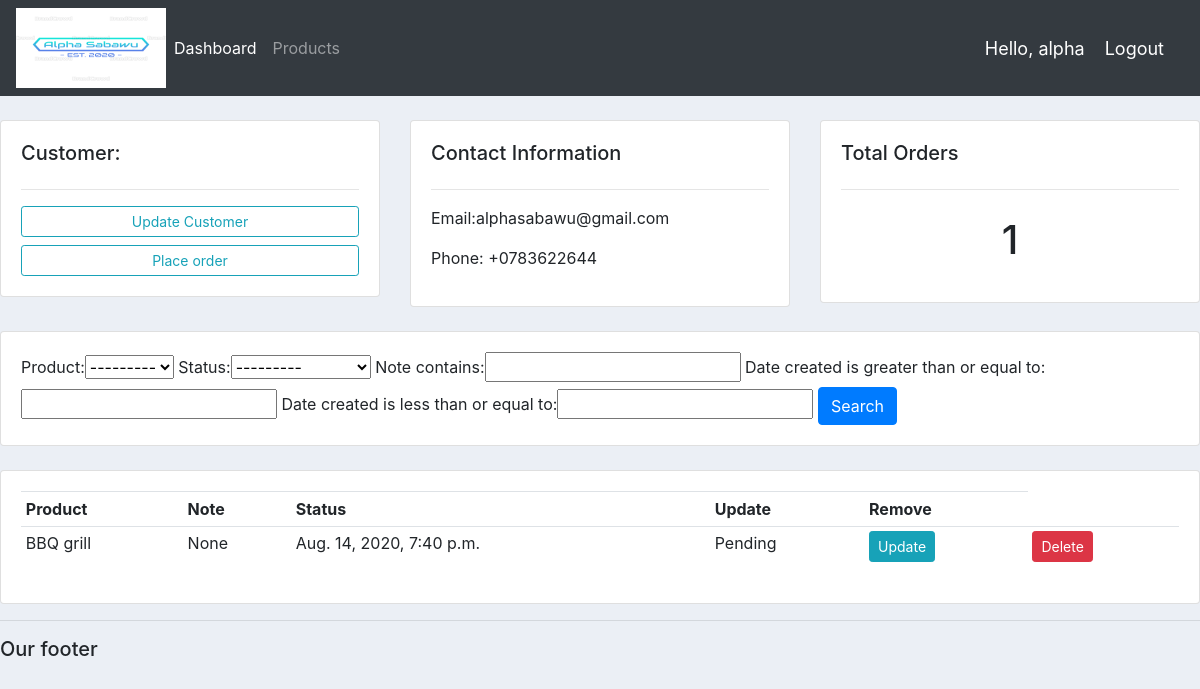
The page /customer/2/ (signed in) on the database its author committed.
### accounts/models.py (models this page shows, shortened)
class Customer(models.Model):
    user = models.OneToOneField(User, null=True, blank=True, on_delete=models.CASCADE)
    name = models.CharField(max_length=200, null=True)
    phone = models.CharField(max_length=200, null=True)
    email = models.CharField(max_length=200, null=True)
    profile_pic = models.ImageField(default='blank_profile.png', null=True, blank=True)
    date_created = models.DateTimeField(auto_now_add=True, null=True)

class Order(models.Model):
    STATUS = (
        ('Pending', 'Pending'),
        ('Out for delivery', 'Out for delivery'),
        ('Delivered', 'Delivered'),
    )
    customer = models.ForeignKey(Customer, null=True, on_delete=models.SET_NULL)
    product = models.ForeignKey(Product, null=True, on_delete=models.SET_NULL)
    date_created = models.DateTimeField(auto_now_add=True, null=True)
    status = models.CharField(max_length=200, null=True, choices=STATUS)
    note = models.CharField(max_length=1000, null=True)

class Product(models.Model):
    CATEGORY = (
        ('Indoor', 'Indoor'),
        ('Out Door', 'Out Door')
    )
    name = models.CharField(max_length=200)
    price = models.FloatField(null=True)
    category = models.CharField(max_length=200, null=True, choices=CATEGORY)
    description = models.CharField(max_length=200, null=True, blank=True)
    dated_created = models.DateTimeField(auto_now_add=True, null=True)
    tags = models.ManyToManyField(Tag)
    def __str__(self):
        return self.name

### accounts/decorators.py (the view)
        def wrapper_func(request, *args, **kwargs):
            group = None
            if request.user.groups.exists():
                group = request.user.groups.all()[0].name
            if group in allowed_roles:
                return view_func(request, *args, **kwargs)
            else:
                return HttpResponse('You are not authorised to view this page')

### accounts/views.py (called while the page is built)
@login_required(login_url='login')
@allowed_users(allowed_roles=['admin'])
def customer_view(request, pk):
    customer = Customer.objects.get(id=pk)
    orders = customer.order_set.all()
    order_count = orders.count()
    myFilter = OrderFilter(request.GET, queryset=orders)
    orders = myFilter.qs
    context = {
        'customer': customer,
        'orders': orders,
        'order_count': order_count,
        'myFilter': myFilter,
    }
    return render(request, 'accounts/customer.html', context)

### accounts/templates/accounts/customer.html
{% extends 'accounts/main.html' %}
{% block content %}
    <br>
    <div class="row">
        <div class="col-md">
            <div class="card card-body">
                <h5>Customer:</h5>
                <hr>
                <a class="btn btn-outline-info btn-sm btn-block" href="">Update Customer</a>
                <a class="btn btn-outline-info btn-sm btn-block" href="{% url 'create_order' customer.id %}">Place order </a>
            </div>
        </div>
        <div class="col-md">
            <div class="card card-body">
                <h5>Contact Information</h5>
                <hr>
                <p>Email:{{ customer.email }}</p>
                <p>Phone: {{ customer.phone }}</p>
            </div>
        </div>
        <div class="col-md">
            <div class="card card-body">
                <h5>Total Orders</h5>
                <hr>
                <h1 style="text-align: center ; padding: 10px">{{ order_count }}</h1>
            </div>
        </div>
    </div>
    <br>
    <div class="row">
        <div class="col">
            <div class="card card-body">
                <form method="get">
                    {{ myFilter.form }}
                    <button class="btn btn-primary" type="submit">Search</button>
                </form>
            </div>
        </div>
    </div>
    <br>
    <div class="row">
        <div class="col-md">
            <div class="card card-body">
                <table class="table table-sm">
                    <tr>
                        <th>Product</th>
                        <th>Note</th>
                        <th>Status</th>
                        <th>Update</th>
                        <th>Remove</th>
                    </tr>
                    <tr>
                         {% for order in orders %}
                            <td>{{ order.product }}</td>
                            <td>{{ order.note }}</td>
                            <td>{{ order.date_created }}</td>
                            <td>{{ order.status }}</td>
                            <td><a class="btn btn-sm btn-info " href="{% url 'update_order' order.id %}">Update</a> </td>
                            <td><a class="btn btn-sm btn-danger " href="{% url 'delete_order' order.id %}">Delete</a> </td>
                    {% endfor %}
                    </tr>
                </table>
            </div>
        </div>
    </div>
{% endblock %}

### accounts/templates/accounts/navbar.html (shortened to what this page needs)
{% load static %}
<nav class="navbar navbar-expand-lg navbar-dark bg-dark">
  <img src="{% static 'images/alpha.png' %}" width="150" height="80">
  <div class="collapse navbar-collapse" id="navbarNav">
    <ul class="navbar-nav">
      {% if request.user.is_staff %}
          <li class="nav-item active">
            <a class="nav-link" href="{% url 'home' %}">Dashboard </a>
          </li>
          <li class="nav-item">
            <a class="nav-link" href="{% url 'products' %}">Products</a>
          </li>
        {% else %}
            <li class="nav-item">
                <a class="nav-link" href="{% url 'account' %}">Settings</a>
            </li>
      {% endif %}
    </ul>
  </div>
  <span class="hello-msg">Hello, {{ request.user }}</span>
  <span><a class="hello-msg" href="{% url 'logout' %}">Logout</a></span>
</nav>

### static/css/main.css (style rules this page uses)
body { background-color: #ebeff5; }

### accounts/templates/accounts/navbar.html (style rules this page uses)
.hello-msg { font-size: 18px; color: #fff; margin-right: 20px; }

### rows shown on the page
Customer: email "alphasabawu@gmail.com", phone "+0783622644"
Order: product "BBQ grill", note "None", date_created "Aug. 14, 2020, 7:40 p.m.", status "Pending"

### other values the page prints
{{ request.user }} "alpha"
{{ order_count }} "1"
